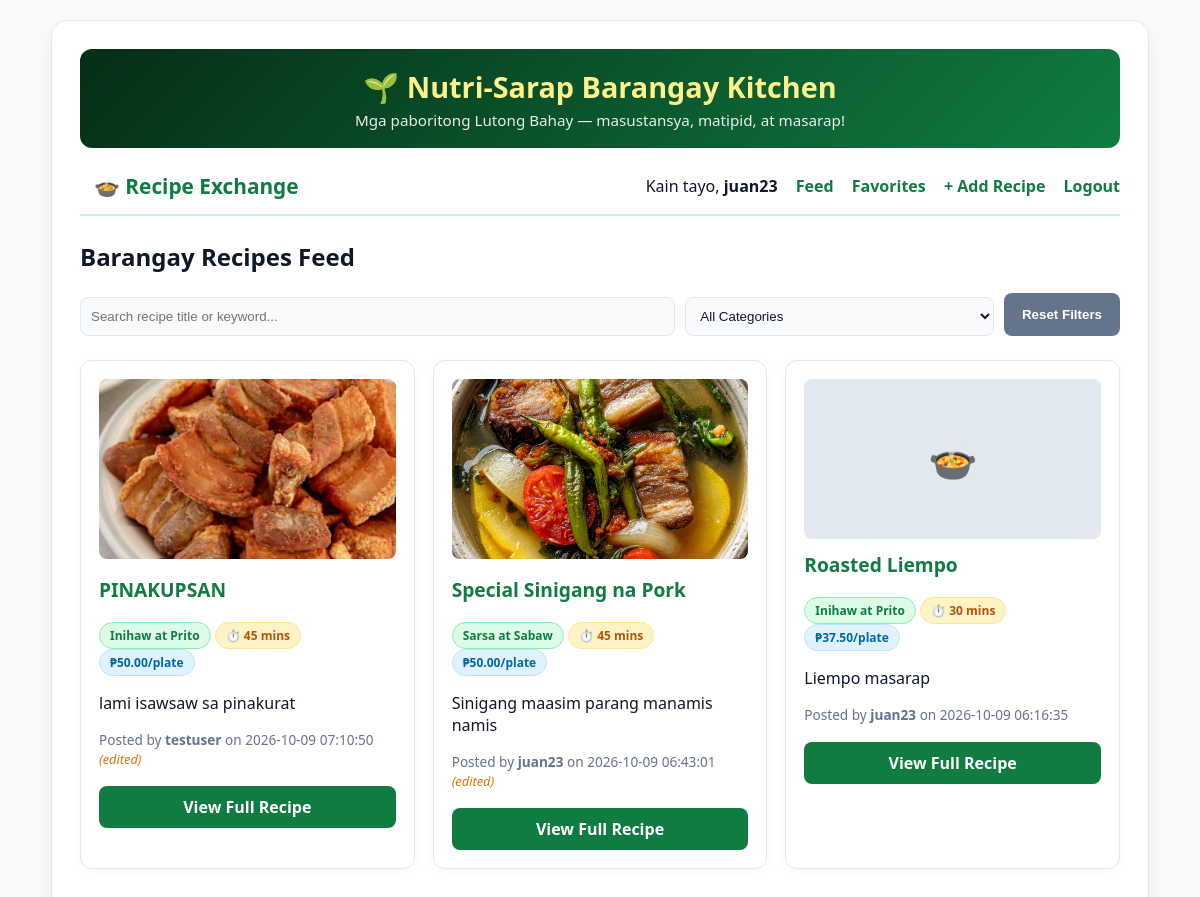
Page /index.php (signed in) on the committed database.
### tables this page shows
CREATE TABLE `recipes` (
  `id` int(11) NOT NULL,
  `user_id` int(11) NOT NULL,
  `category_id` int(11) NOT NULL,
  `title` varchar(150) NOT NULL,
  `description` text NOT NULL,
  `instructions` text NOT NULL,
  `image` varchar(255) DEFAULT NULL,
  `prep_time_mins` int(11) DEFAULT 30,
  `servings` int(11) DEFAULT 4,
  `estimated_cost` decimal(10,2) DEFAULT 150.00,
  `difficulty` enum('Easy','Medium','Hard') DEFAULT 'Easy',
  `is_edited` tinyint(1) DEFAULT 0,
  `created_at` timestamp NOT NULL DEFAULT current_timestamp(),
  `updated_at` timestamp NOT NULL DEFAULT current_timestamp() ON UPDATE current_timestamp()
);

CREATE TABLE `categories` (
  `id` int(11) NOT NULL,
  `name` varchar(50) NOT NULL
);

CREATE TABLE `users` (
  `id` int(11) NOT NULL,
  `username` varchar(50) NOT NULL,
  `email` varchar(100) NOT NULL,
  `password` varchar(255) NOT NULL,
  `created_at` timestamp NOT NULL DEFAULT current_timestamp()
);

### auth.php (called while the page is built, shortened)
<?php
function is_logged_in(): bool {
    return isset($_SESSION['user_id']);
}

### Classes/RecipeRepository.php (called while the page is built, shortened)
<?php
class RecipeRepository {
    public function getLatestRecipes(?string $search = null, ?int $categoryId = null): array {
        $sql = 'SELECT r.*, u.username, c.name AS category_name
                FROM recipes r
                JOIN users u ON r.user_id = u.id
                JOIN categories c ON r.category_id = c.id
                WHERE 1=1';
        $params = [];
        $sql .= ' ORDER BY r.created_at DESC';
        $stmt = $this->pdo->prepare($sql);
        $stmt->execute($params);
        return $stmt->fetchAll();
    }
}

### index.php (the view, shortened to what this page needs)
<?php
require_once 'db.php';
require_once 'auth.php';
require_once 'Classes/RecipeRepository.php';
$repo = new RecipeRepository($pdo);
$recipes = $repo->getLatestRecipes();
require_once 'header.php';
?>
<h2>Barangay Recipes Feed</h2>
<div style="margin-bottom: 24px; display: flex; gap: 10px; flex-wrap: wrap;">
    <input type="text"
           id="searchInput"
           placeholder="Search recipe title or keyword..."
           style="flex: 2; min-width: 200px;">
    <select id="categorySelect" style="flex: 1; min-width: 150px;">
        <option value="">All Categories</option>
    </select>
    <button type="button" id="resetBtn" class="btn btn-secondary">Reset Filters</button>
</div>
<div class="grid" id="recipesGrid">
    <?php foreach ($recipes as $r): ?>
        <div class="card recipe-card"
             data-title="<?= htmlspecialchars(strtolower($r['title'])) ?>"
             data-desc="<?= htmlspecialchars(strtolower($r['description'])) ?>"
             data-category="<?= $r['category_id'] ?>">
            <?php if (!empty($r['image']) && file_exists('uploads/' . $r['image'])): ?>
                <img src="uploads/<?= htmlspecialchars($r['image']) ?>" alt="<?= htmlspecialchars($r['title']) ?>">
            <?php else: ?>
                <div style="background: #e2e8f0; height: 160px; border-radius: 8px; display: flex; align-items: center; justify-content: center; font-size: 2.5rem; margin-bottom: 12px;">🍲</div>
            <?php endif; ?>
            <h3><?= htmlspecialchars($r['title']) ?></h3>
            <span class="badge"><?= htmlspecialchars($r['category_name']) ?></span>
            <span class="badge badge-amber">⏱️ <?= (int)$r['prep_time_mins'] ?> mins</span>
            <span class="badge badge-blue">₱<?= number_format($r['estimated_cost'] / max(1, $r['servings']), 2) ?>/plate</span>
            <p><?= htmlspecialchars($r['description']) ?></p>
            <div class="meta">
                Posted by <strong><?= htmlspecialchars($r['username']) ?></strong> on <?= $r['created_at'] ?>
                <?php if ($r['is_edited']): ?><span class="edited-tag">(edited)</span><?php endif; ?>
            </div>
            <a href="recipe_detail.php?id=<?= $r['id'] ?>" class="btn" style="margin-top: 10px; width: 100%; text-align: center; box-sizing: border-box;">View Full Recipe</a>
        </div>
    <?php endforeach; ?>
</div>
<?php require_once 'footer.php'; ?>

### header.php (shortened to what this page needs)
<?php require_once 'auth.php'; ?>
<!DOCTYPE html>
<html lang="en">
<head>
</head>
<body>
    <div class="container">
        <div class="hero-banner">
            <h1>🌱 Nutri-Sarap Barangay Kitchen</h1>
            <p>Mga paboritong Lutong Bahay — masustansya, matipid, at masarap!</p>
        </div>
        <nav>
            <h2><a href="index.php" style="color: inherit; text-decoration: none;">🍲 Recipe Exchange</a></h2>
            <div>
                <?php if (is_logged_in()): ?>
                    <span>Kain tayo, <strong><?= htmlspecialchars($_SESSION['username']) ?></strong></span>
                    <a href="index.php">Feed</a>
                    <a href="favorites.php">Favorites</a>
                    <a href="recipe_create.php">+ Add Recipe</a>
                    <a href="logout.php">Logout</a>
                <?php else: ?>
                    <a href="login.php">Login</a>
                    <a href="register.php">Register</a>
                <?php endif; ?>
            </div>
        </nav>

### footer.php
</div>
</body>
</html>

### header.php (style rules this page uses)
:root { --primary: #107c41; --primary-hover: #0b592e; --accent: #d97706; --bg: #f8fafc; --card-bg: #ffffff; --card-subtle: #f3f7f4; --text-main: #0f172a; --text-muted: #64748b; --border: #e2e8f0; --req: #dc2626; }
body { font-family: 'Segoe UI', Tahoma, Geneva, Verdana, sans-serif; background: var(--bg); color: var(--text-main); margin: 0; padding: 20px; }
.container { max-width: 1040px; margin: 0 auto; background: var(--card-bg); padding: 28px; border-radius: 16px; border: 1px solid var(--border); box-shadow: 0 10px 25px rgba(0, 0, 0, 0.05); }
.hero-banner { background: linear-gradient(135deg, #052e16 0%, #107c41 100%); color: white; padding: 18px 24px; border-radius: 12px; margin-bottom: 24px; text-align: center; }
.hero-banner h1 { margin: 0; font-size: 1.8rem; font-weight: 800; color: #fef08a; }
.hero-banner p { margin: 4px 0 0 0; opacity: 0.9; font-size: 0.95rem; }
nav { display: flex; justify-content: space-between; align-items: center; border-bottom: 2px solid #bbf7d0; padding-bottom: 14px; margin-bottom: 24px; flex-wrap: wrap; gap: 10px; }
nav h2 { margin: 0; font-size: 1.3rem; color: var(--primary); }
nav a { color: var(--primary); text-decoration: none; margin-left: 14px; font-weight: 700; }
.badge { background: #dcfce7; color: var(--primary); padding: 4px 10px; border-radius: 20px; font-size: 0.75rem; font-weight: 700; border: 1px solid #86efac; display: inline-block; }
.badge-amber { background: #fef3c7; color: #b45309; border-color: #fde68a; }
.badge-blue { background: #e0f2fe; color: #0369a1; border-color: #bae6fd; }
.card { background: #ffffff; border: 1px solid var(--border); border-radius: 12px; padding: 18px; margin-bottom: 20px; box-shadow: 0 2px 8px rgba(0, 0, 0, 0.03); transition: transform 0.2s; overflow: hidden; }
.card img { width: 100%; height: 180px; object-fit: cover; border-radius: 8px; margin-bottom: 12px; }
.card h3 { margin-top: 0; color: var(--primary); font-size: 1.2rem; }
.meta { font-size: 0.85rem; color: var(--text-muted); margin: 8px 0; }
.edited-tag { color: var(--accent); font-style: italic; font-size: 0.8rem; }
input, select, textarea { width: 100%; padding: 10px; background: #f8fafc; border: 1px solid var(--border); color: var(--text-main); border-radius: 8px; box-sizing: border-box; margin-top: 4px; }
button, .btn { background: var(--primary); color: white; border: none; padding: 10px 18px; border-radius: 8px; cursor: pointer; font-weight: 700; text-decoration: none; display: inline-block; }
.btn-secondary { background: #64748b; }
.grid { display: grid; grid-template-columns: repeat(auto-fit, minmax(280px, 1fr)); gap: 18px; }

### rows in the picture
recipes: image (picture), title "PINAKUPSAN", category.name "Inihaw at Prito", prep_time_mins "45", estimated_cost+servings "50.00", description "lami isawsaw sa pinakurat", user.username "testuser", created_at "2026-10-09 07:10:50", is_edited "(edited)"
recipes: image (picture), title "Special Sinigang na Pork", category.name "Sarsa at Sabaw", prep_time_mins "45", estimated_cost+servings "50.00", description "Sinigang maasim parang manamis namis", user.username "juan23", created_at "2026-10-09 06:43:01", is_edited "(edited)"
recipes: title "Roasted Liempo", category.name "Inihaw at Prito", prep_time_mins "30", estimated_cost+servings "37.50", description "Liempo masarap", user.username "juan23", created_at "2026-10-09 06:16:35"

### other values in the picture
$_SESSION['username'] "juan23"
